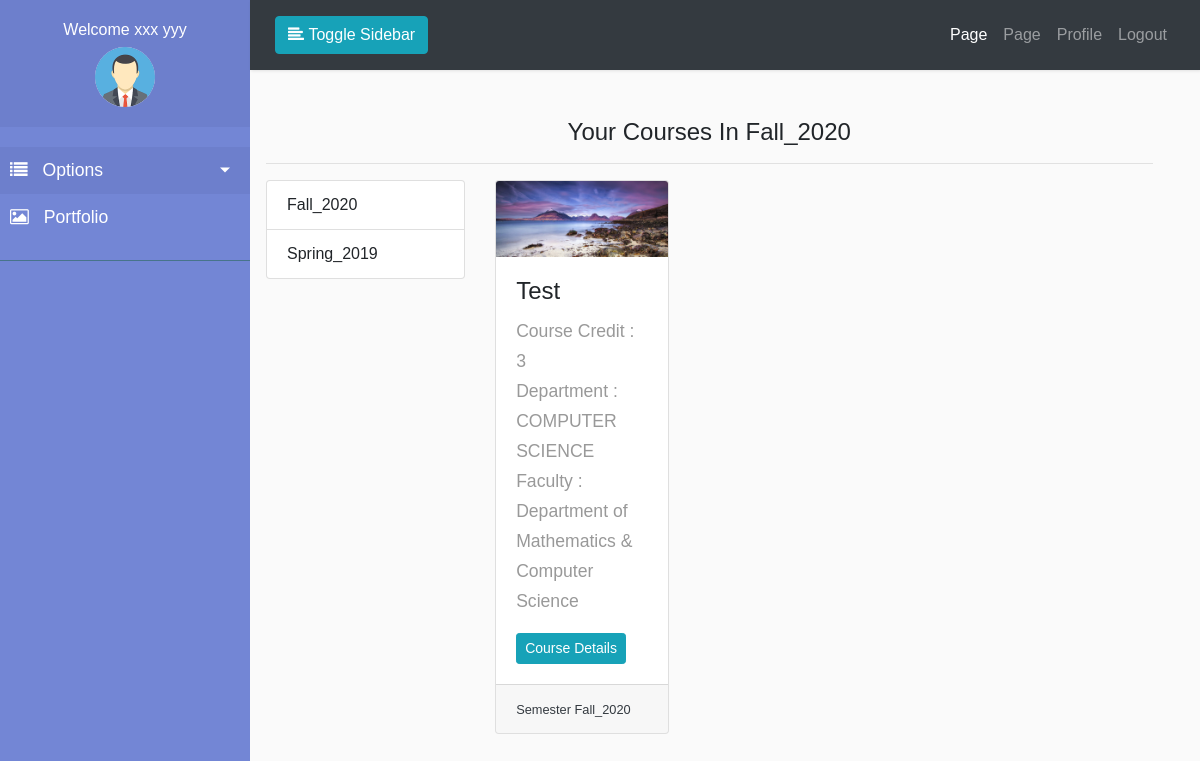
/course/teacher/courses/ (signed in), run on the app's committed database.
### accounts/models.py (models this page shows, shortened)
class Profile(models.Model):
    USERTYPE_CHOICES = (
        ('0', 'Teacher'),
        ('1', 'Student'),
    )
    user = models.OneToOneField(
        User, on_delete=models.CASCADE, related_name='user_profile')
    profile_pic = models.ImageField(
        upload_to="profile/%Y/%m/%d/", default="profile/default.png")
    phone_number = models.CharField(max_length=15, default='01xxxxxxxxxx')
    address = models.CharField(default='Your Address', max_length=255)
    user_type = models.CharField(max_length=10, choices=USERTYPE_CHOICES)
    email_confirmed = models.BooleanField(default=False)
    active = models.BooleanField(default=False)

### session/models.py (models this page shows, shortened)
class Semester(models.Model):
	semester_name = models.CharField(max_length=50)
	semester_year = models.CharField(max_length=50)
	semester_full_name = models.CharField(max_length=150)
	active = models.BooleanField(default=False)

### course/models.py (models this page shows, shortened)
class AssignTeacher(models.Model):
    course = models.ForeignKey(
        Course, on_delete=models.CASCADE, related_name='course_teacher')
    teachers = models.ManyToManyField(Teacher, related_name='teacher_courses')

class Course(models.Model):
    semester = models.ForeignKey(
        Semester, on_delete=models.CASCADE, related_name='semester_courses')
    department = models.ForeignKey(
        Department, on_delete=models.CASCADE, related_name='department_courses')
    course_name = models.CharField(max_length=150)
    course_code = models.CharField(max_length=150)
    course_image = models.ImageField(upload_to="course/%Y/%m/%d/")
    course_credit = models.IntegerField()

### programs/models.py (models this page shows, shortened)
class Department(models.Model):
    faculty = models.ForeignKey(
        Faculty, on_delete=models.CASCADE, related_name='faculty_department', verbose_name='Department Name')
    department_name = models.CharField(
        max_length=150, verbose_name='Program Name')
    class Meta():
        verbose_name = "Program"
        verbose_name_plural = "Program"

class Faculty(models.Model):
    faculty_name = models.CharField(
        max_length=150, verbose_name='Department Name')
    class Meta():
        verbose_name = "Department"
        verbose_name_plural = "Department"

### course/views.py (the view)
# urls.py: path('teacher/courses/', views.TeacherCourses.as_view(), name="teacher_courses"),
class TeacherCourses(AictiveTeacherRequiredMixin, View):
    def get(self, request, *args, **kwargs):
        semester_id = kwargs.get('semester_id')
        if semester_id:
            semester_obj = get_object_or_404(Semester, id=semester_id)
        else:
            semester_obj = Semester.objects.filter(active=True).first()
        all_semester = Semester.objects.all().order_by('-active')
        teacher_obj = get_object_or_404(Teacher, teacher=request.user.id)
        teacher_courses = AssignTeacher.objects.filter(
            teachers=teacher_obj, course__semester=semester_obj)
        context = {
            'title': 'My Courses',
            'all_semester': all_semester,
            'semester_obj': semester_obj,
            'teacher_courses': teacher_courses
        }
        return render(request, 'accounts/teacher/teacher_courses.html', context)

### accounts/mixins.py (called while the page is built)
	def dispatch(self, request, *args, **kwargs):
		if request.user.is_authenticated and request.user.user_profile.active and request.user.user_profile.user_type=='0':
			return super().dispatch(request, *args, **kwargs)
		else:
			messages.error(request, ('Sorry You Are Not Teacher'))
			return redirect('accounts:login')

### pages/context_processor.py (called while the page is built, shortened)
def get_temp(request):
    if request.user.is_authenticated:
        url = 'http://api.openweathermap.org/data/2.5/weather?q={}&units=imperial&appid=271d1234d3f497eed5b1d80a07b3fcd1'
        city = 'Las Vegas'
        cities = request.user.user_weather.all()
        weather_data = []
        weather_city_form = WeatherCityForm()
        return {
            'weather_city_form': weather_city_form,
            'weather_data': weather_data
        }
    else:
        return {
            'weather_city_form': None,
            'weather_data': None
        }

### templates/accounts/teacher/teacher_courses.html (shortened to what this page needs)
{% extends "dash_base.html" %}
{% block sidebar %}
    {% include '../../partials/teacher/_sidebar.html' %}
{% endblock sidebar %}
{% block maincontent %}
<div class="container m-2 p-2">
	<div class="row">
		<div class="col-md-12">
			<h4 class="text-center">Your Courses In {{semester_obj.semester_full_name}}</h4>
			<hr>
			<div class="row">
				<div class="col-md-3">
					<ul class="list-group">
						{% for semester in all_semester %}
							<li class="list-group-item">
								<a href="{% url 'course:teacher_courses' semester.id %}">
									{{semester.semester_full_name}}
								</a>
							</li>
						{% endfor %}
					</ul>
				</div>
				<div class="col-md-8">
					<div class="row">
						{% for course in teacher_courses %}
				<div class="col-md-4">
					<div class="card">
						<img class="card-img-top" src="{{course.course.course_image.url}}">
						<div class="card-body">
							<h4 class="card-title">{{course.course.course_name}}</h4>
							<p class="card-text">
								Course Credit : {{course.course.course_credit}} <br>
								Department : {{course.course.department.department_name}} <br>
								Faculty : {{ course.course.department.faculty.faculty_name }}
							</p>
							<a href="{% url 'course:teacher_course_details' course_id=course.course.id semester_id=course.course.semester.id %}" class="card-link btn-sm btn btn-info">Course Details</a>
						</div>
						<div class="card-footer">
							<small class="text-dark">Semester {{course.course.semester.semester_full_name}}</small>
						</div>
					</div>
				</div>
				{% endfor %}
					</div>
				</div>
			</div>
		</div>
	</div>
</div>
{% endblock maincontent %}

### templates/partials/teacher/_sidebar.html (shortened to what this page needs)
{% load static %}
<nav id="sidebar">
            <div class="sidebar-header text-center">
                <h6>Welcome {{user.get_full_name}}</h6>
                <img src="{{user.user_profile.profile_pic.url}}" alt="" width="60px" class="rounded-circle text-center">
            </div>
            <ul class="list-unstyled components">
                <li class="active">
                    <a href="#homeSubmenu" data-toggle="collapse" aria-expanded="false" class="dropdown-toggle">
                        <i class="fa fa-list"></i>
                        Options
                    </a>
                </li>
                <li>
                    <a href="#">
                        <i class="fa fa-image"></i>
                        Portfolio
                    </a>
                </li>
            </ul>
            <ul class="list-unstyled CTAs">
            </ul>
        </nav>

### myproject/static/front/css/style.css (style rules this page uses)
body { font-family: 'Poppins', sans-serif; background: #fafafa; }
p { font-family: 'Poppins', sans-serif; font-size: 1.1em; font-weight: 300; line-height: 1.7em; color: #999; }
a, a:hover, a:focus { color: inherit; text-decoration: none; transition: all 0.3s; }
i, span { display: inline-block; }
#sidebar { min-width: 250px; max-width: 250px; background: #7386D5; color: #fff; transition: all 0.3s; }
#sidebar ul li a { text-align: left; }
#sidebar .sidebar-header { padding: 20px; background: #6d7fcc; }
#sidebar ul.components { padding: 20px 0; border-bottom: 1px solid #47748b; }
#sidebar ul li a { padding: 10px; font-size: 1.1em; display: block; }
#sidebar ul li a i { margin-right: 10px; }
#sidebar ul li.active>a, a[aria-expanded="true"] { color: #fff; background: #6d7fcc; }
a[data-toggle="collapse"] { position: relative; }
.dropdown-toggle::after { display: block; position: absolute; top: 50%; right: 20px; transform: translateY(-50%); }
ul.CTAs { padding: 20px; }
.container { max-width: 95% !important; }

### data on the page
Semester: semester_full_name "Fall_2020"
Semester: semester_full_name "Spring_2019"
AssignTeacher: course.course_image (picture), course.course_name "Test", course.course_credit "3", course.department.department_name "COMPUTER SCIENCE", course.department.faculty.faculty_name "Department of Mathematics & Computer Science", course.semester.semester_full_name "Fall_2020"

### other printed values
{{ user.get_full_name }} "xxx yyy"
